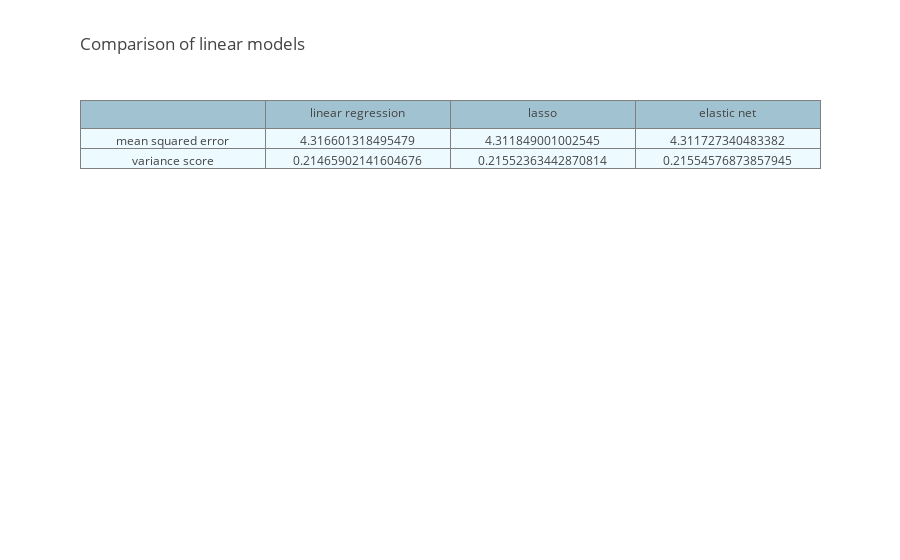

The notebook cell saved with this chart:
### Code cell
import plotly
import plotly.plotly as py
import plotly.graph_objs as go
from plotly import tools
from plotly.offline import download_plotlyjs, init_notebook_mode, plot, iplot
init_notebook_mode(connected=True)

trace = go.Table(
    header=dict(values=[""]+[name for name in names], 
                fill = dict(color='#a1c3d1')),
    cells=dict(values=results, 
              fill = dict(color='#EDFAFF')))

layout = go.Layout(
    title=go.layout.Title(
        text='Comparison of linear models',
        xref='paper',
        x=0
    )
)
fig = go.Figure(data=[trace], layout=layout)
iplot(fig)

### Figure 1 — Plotly figure (JSON) as saved in the notebook; plotly's stock layout.template omitted (floating-point values rounded to 4 significant figures)
{"data": [{"cells": {"fill": {"color": "#EDFAFF"}, "values": [["mean squared error", "variance score"], [4.317, 0.2147], [4.312, 0.2155], [4.312, 0.2155]]}, "header": {"fill": {"color": "#a1c3d1"}, "values": ["", "linear regression", "lasso", "elastic net"]}, "type": "table", "uid": "a6e5e7aa-efe1-42b0-878b-eb0b911b077a"}], "layout": {"title": {"text": "Comparison of linear models", "x": 0, "xref": "paper"}}}
